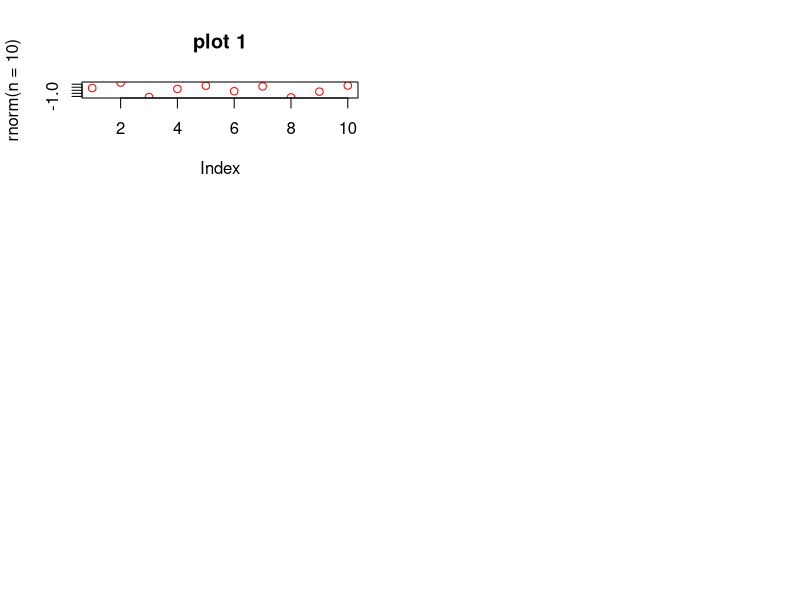

R code for this plot: (Note: this script raises an error after producing the figure.)
##  Split the screen into two rows and one column, defining screens 1 and 2 and 3.
split.screen( figs = c( 3, 1 ) )

##  Split screen 1 into one row and three columns, defining screens 4, and 5.
split.screen( figs = c( 1, 2 ), screen = 1 )

##  Split screen 2 into one row and two columns, defining screens 6 and 7.
split.screen( figs = c( 1, 2 ), screen = 2 )

##  Split screen 3 into one row and two columns, defining screens 8 and 9.
split.screen( figs = c( 1, 2 ), screen = 3 )


##  The first plot is located in screen 3:
screen( 4 )
plot( rnorm( n = 10 ), col = "red", main = "plot 1" )
subplot(plot(rep(1,2), type="l"), x=4,y=1)

screen( 5 )
plot( rnorm( n = 10 ), col = "red", main = "plot 1" )



######################################

##  Split the screen into two rows and one column, defining screens 1 and 2.

split.screen( figs = c( 2, 1 ) )

##  Split screen 1 into one row and three columns, defining screens 3, 4, and 5.

split.screen( figs = c( 1, 3 ), screen = 1 )

##  Split screen 2 into one row and two columns, defining screens 6 and 7.

split.screen( figs = c( 1, 2 ), screen = 2 )

##  The first plot is located in screen 3:

screen( 3 )
plot( rnorm( n = 10 ), col = "red", main = "plot 1" )
subplot(plot(rep(1,2), type="l"), x=4,y=1)

##  The second plot is located in screen 4:

screen( 4 )
plot( runif( n = 10 ), col = "blue", main = "plot 2" )

##  The third plot is located in screen 5:

screen( 5 )
plot( rt( n = 10, df = 8 ), col = "springgreen4", main = "plot 3" )

##  The fourth plot is located in screen 6:

screen( 6 )
plot( rpois( n = 10, lambda = 2 ), col = "black", main = "plot 4" )

##  The fifth plot is located in screen 7:

screen( 7 )
plot( rf( n = 10, df1 = 4, df2 = 8 ), col = "gray30", main = "plot 5" )

##  Close all screens.

close.screen( all = TRUE )
